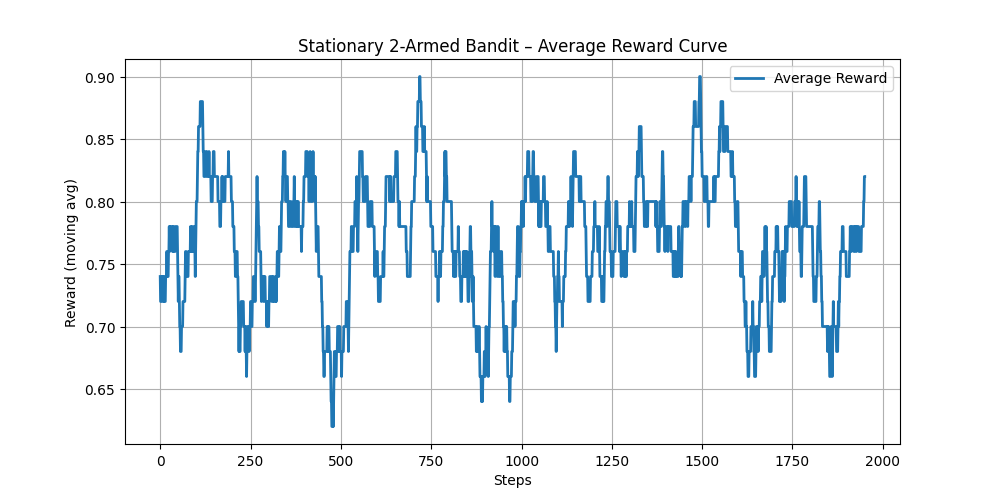

Generate this figure with Python:
import numpy as np
import random
import matplotlib.pyplot as plt

# =============================================================
#       STATIONARY 2-ARMED BANDIT GRAPH (Part 2)
# =============================================================

class BinaryBandit:
    def __init__(self, p1, p2):
        self.probs = [p1, p2]

    def pull(self, action):
        return 1 if random.random() < self.probs[action] else 0


def epsilon_greedy_stationary(bandit, epsilon=0.1, steps=2000):
    Q = [0.0, 0.0]
    N = [0, 0]
    rewards = []

    for t in range(steps):
        # epsilon greedy
        if random.random() < epsilon:
            action = random.randint(0, 1)
        else:
            action = np.argmax(Q)

        reward = bandit.pull(action)

        N[action] += 1
        Q[action] += (reward - Q[action]) / N[action]   # sample-average

        rewards.append(reward)

    return rewards


if __name__ == "__main__":
    steps = 2000
    bandit = BinaryBandit(0.8, 0.3)

    print("Running Part 2 graph generation...")

    rewards = epsilon_greedy_stationary(bandit, epsilon=0.1, steps=steps)

    # Moving average for smoother graph
    window = 50
    smooth = np.convolve(rewards, np.ones(window)/window, mode="valid")

    # -----------------------------
    # Plot
    # -----------------------------
    plt.figure(figsize=(10,5))
    plt.plot(smooth, label="Average Reward", linewidth=2)
    plt.xlabel("Steps")
    plt.ylabel("Reward (moving avg)")
    plt.title("Stationary 2-Armed Bandit – Average Reward Curve")
    plt.grid(True)
    plt.legend()
    plt.show()
